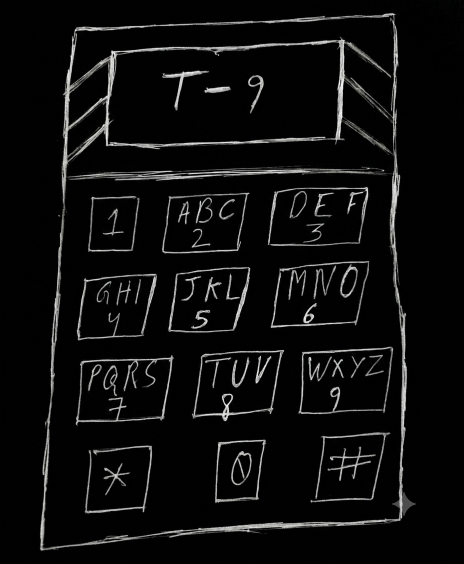
#> input picture steg/t9.png, 928 x 1128 px, found by its file name (shown at 1/2 size)
$ python crop.py
#> lines starting #> are read from the running program, lines starting #| are printed output that depends on the picture
from PIL import Image
image = Image.open('t9.png')
#> image is the input picture: PIL image 928x1128 RGB; mean R, G, B 13.1, 13.2, 13
ic = image.crop((500,600,1500,1150))
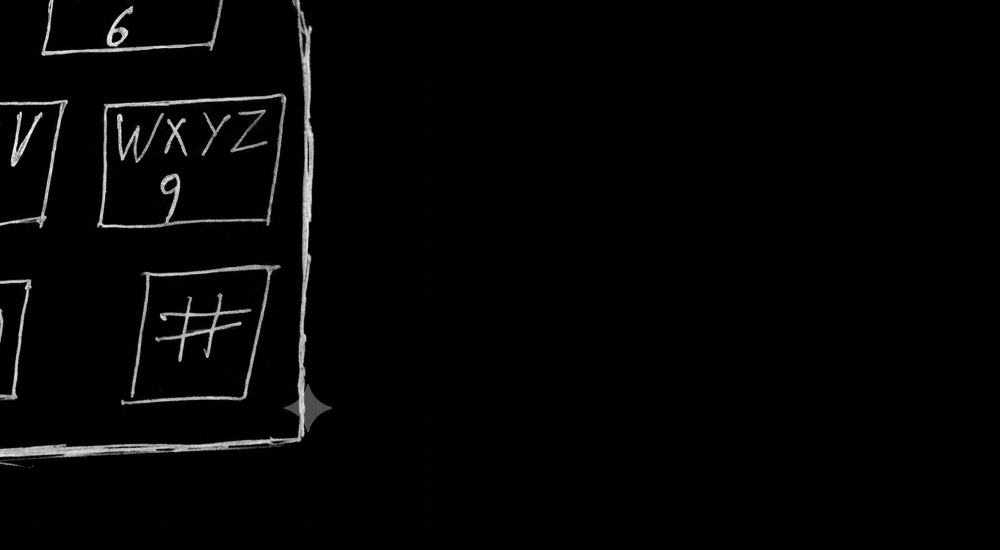
#> ic: PIL image 1000x550 RGB; mean R, G, B 4.9, 4.9, 4.9
ic.show()

$ run again, with steg/my.png copied over steg/t9.png
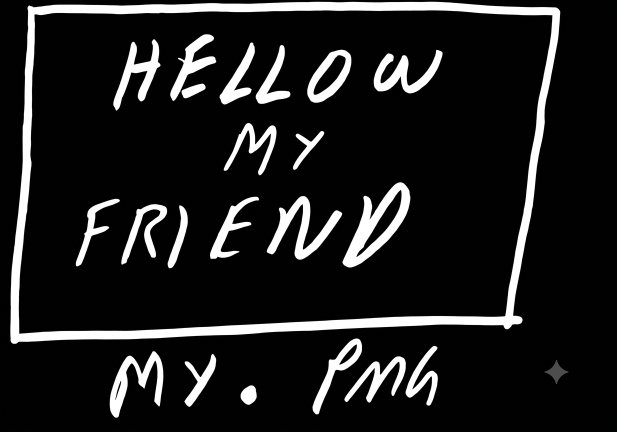
#> input picture steg/my.png, 1233 x 864 px, found by its file name (shown at 1/2 size)
#> image is the input picture: PIL image 1233x864 RGB; mean R, G, B 30.5, 30.5, 30.5
#> `ic = image.crop((500,600,1500,1150))`:
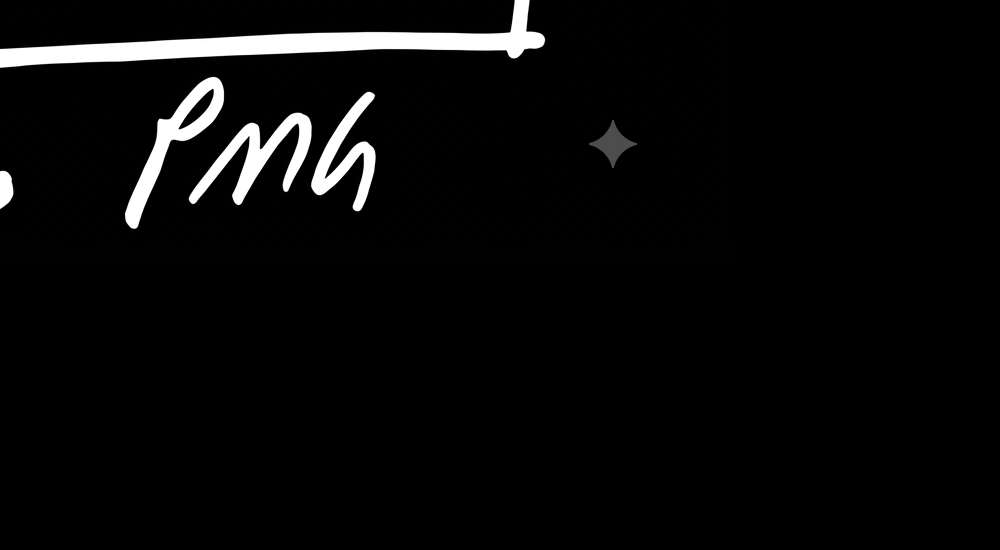
#> ic: PIL image 1000x550 RGB; mean R, G, B 9.7, 9.7, 9.7

$ run again, with steg/noice.png copied over steg/t9.png
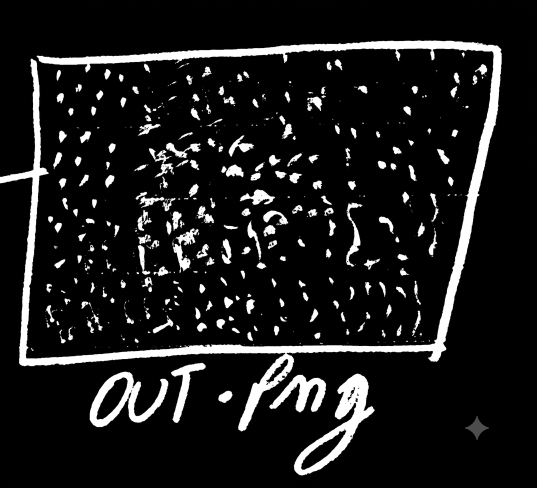
#> input picture steg/noice.png, 1074 x 976 px, found by its file name (shown at 1/2 size)
#> image is the input picture: PIL image 1074x976 RGB; mean R, G, B 27.4, 27.4, 27.4
#> `ic = image.crop((500,600,1500,1150))`:
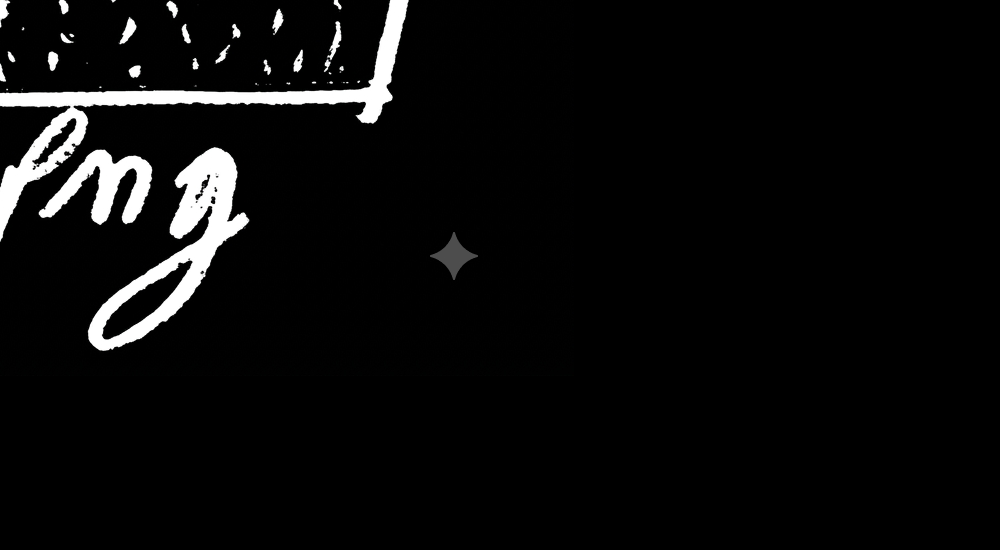
#> ic: PIL image 1000x550 RGB; mean R, G, B 11.6, 11.6, 11.6
